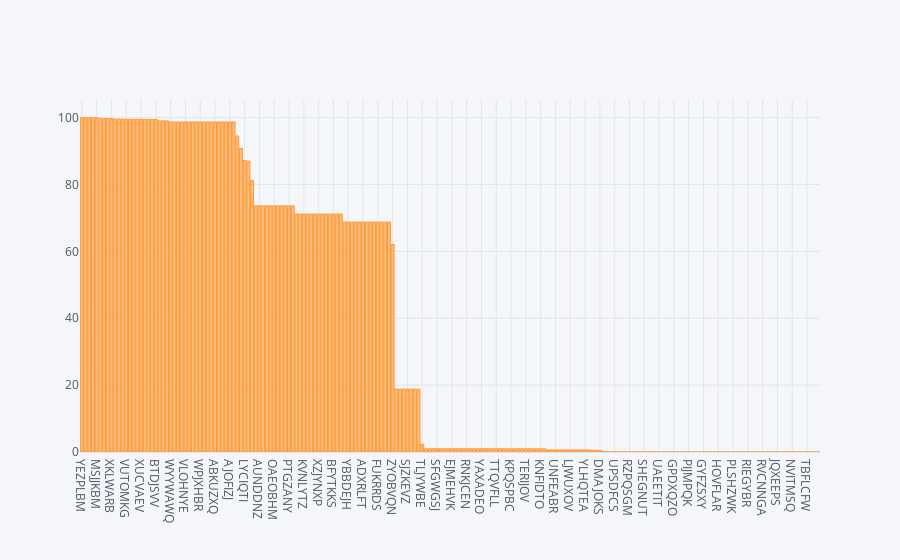

Notebook cell for this chart:
### Code cell
missing_percentage.sort_values(ascending=False).head(200).iplot(kind='bar')

### Figure 1 — Plotly figure (JSON) as saved in the notebook; plotly's stock layout.template omitted (floating-point values rounded to 4 significant figures; data arrays with more than 128 entries replaced by an {"elided": "..."} marker saying what was removed)
{"data": [{"marker": {"color": "rgba(255, 153, 51, 0.6)", "line": {"color": "rgba(255, 153, 51, 1.0)", "width": 1}}, "name": "None", "orientation": "v", "text": "", "type": "bar", "x": {"elided": "200 str values"}, "y": {"elided": "200 float values"}}], "layout": {"autosize": true, "legend": {"bgcolor": "#F5F6F9", "font": {"color": "#4D5663"}}, "paper_bgcolor": "#F5F6F9", "plot_bgcolor": "#F5F6F9", "title": {"font": {"color": "#4D5663"}}, "xaxis": {"autorange": true, "gridcolor": "#E1E5ED", "range": [-0.5, 199.5], "showgrid": true, "tickfont": {"color": "#4D5663"}, "title": {"font": {"color": "#4D5663"}, "text": ""}, "type": "category", "zerolinecolor": "#E1E5ED"}, "yaxis": {"autorange": true, "gridcolor": "#E1E5ED", "range": [0, 105.3], "showgrid": true, "tickfont": {"color": "#4D5663"}, "title": {"font": {"color": "#4D5663"}, "text": ""}, "type": "linear", "zerolinecolor": "#E1E5ED"}}}
